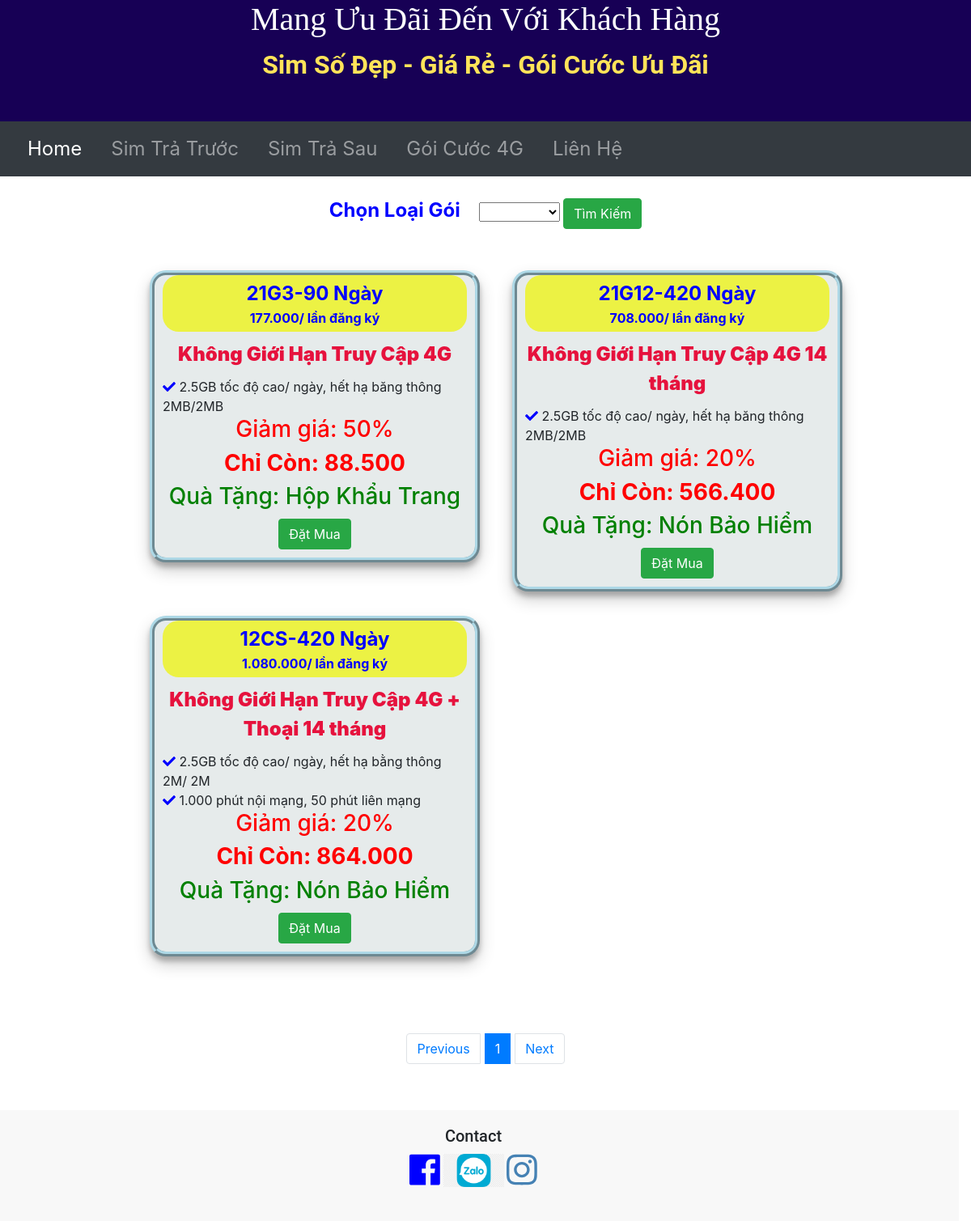
Before: /goicuoc with the older database file.
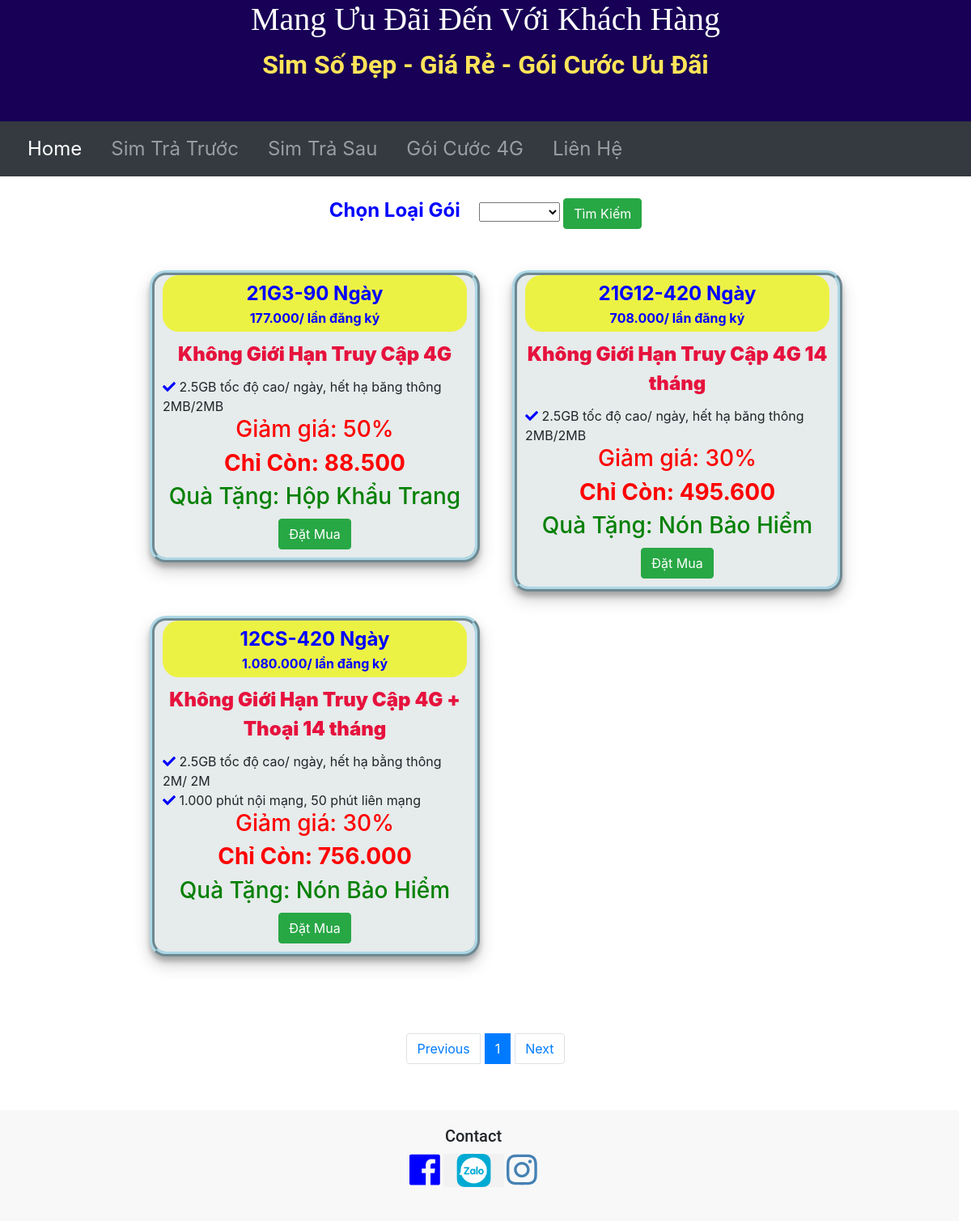
After: the same page with the newer database file.
### main.py (models this page shows)
class GoiCuoc(db.Model):
    id = db.Column(db.Integer, primary_key=True)
    tengoi = db.Column(db.String(250), nullable=False)
    gia = db.Column(db.Integer, nullable=False)
    ngaysudung = db.Column(db.Integer, nullable=False)
    giamgia = db.Column(db.Float, nullable=True)
    uudaichinh = db.Column(db.String(1000), nullable=False)
    uudaidata = db.Column(db.String(500), nullable=True)
    uudaithoai = db.Column(db.String(1000), nullable=True)
    nhom = db.Column(db.String(250), nullable=True)
    loai = db.Column(db.String(250), nullable=False)
    khuyenmai = db.Column(db.String(250), nullable=True)
    quatang = db.Column(db.String(250), nullable=True)

### main.py (the view, shortened to what this page needs)
@app.route("/goicuoc", methods=['GET', 'POST'], defaults={"page": 1})
@app.route('/tracuugoi/<int:page>',methods=["GET","POST"])
def goicuoc(page):
    page = page
    pages = 6
    all_goi = GoiCuoc.query.filter_by(khuyenmai="sales").paginate(page, pages, error_out=False)
    loaigoi = request.args.get('loaigoi')
    if loaigoi != "" and loaigoi !=None:
        print("aaa")
        all_goi = GoiCuoc.query.filter_by(loai=loaigoi).paginate(page, pages, error_out=False)
        return render_template('goicuoc.html', all_goi=all_goi, loaigoi=loaigoi)
    return render_template('goicuoc.html', all_goi=all_goi)

### templates/goicuoc.html (shortened to what this page needs)
<html lang="en">
{% include "header.html" %}
<head>
     <link href="{{ url_for('static', filename='css/styles1.css')}}" rel="stylesheet">
  <link rel="stylesheet" href="https://cdn.jsdelivr.net/npm/bootstrap@4.6.0/dist/css/bootstrap.min.css">
</head>
<body>
<div class="container ">
 <form class="timgoi" action="{{ url_for('goicuoc') }}" method="post">
      <div class="col-lg-12 vung-tracuugoi">
    <label for="loaigoi" class="chongoi">Chọn Loại Gói</label>
    <select name="loaigoi" id="loaigoi">
      <option  value="{{ loaigoi }}">{{ loaigoi }}</option>
      <option value="Phổ Biến">Phổ Biến</option>
    </select>
      <button type="submit" class="btn btn-success">Tìm Kiếm</button><br>
  </div>
  </form>
    </div>
    <div class="row vungchua-goicuoc">
        {% for goi in all_goi.items %}
      <div class="goicuoc">
        <div class="title-goi">
          <span class="tengoi">{{ goi.tengoi }}-{{goi.ngaysudung}} Ngày</span><br>
          <span class="giagoi">{{ '{:,}'.format(goi.gia).replace(',', '.') }}/ lần đăng ký</span><br>
        </div>
        <div class="uudaigoi">
          <span >{{ goi.uudaichinh }}</span><br>
        </div>
        <div class="noidunggoi">
          <span><i class="fas fa-check icon-check"></i> {{ goi.uudaidata }}</span><br>
            {% if goi.uudaithoai  %}
          <span><i class="fas fa-check icon-check"></i> {{ goi.uudaithoai }}</span><br>
            {% endif %}
        </div>
          {% if goi.giamgia  %}
          <div class=""><h3 style="color:red">Giảm giá: {{ (goi.giamgia * 100)|round|int}}%</h3></div>
          <div class=""><h3 style="color:red; font-weight: bold">Chỉ Còn: {{'{:,}'.format(goi.gia - (goi.gia * goi.giamgia)|round|int).replace(',', '.') }}</h3></div>
          {% endif %}
          <div class=""><h3 style="color:green">Quà Tặng: {{ goi.quatang}}</h3></div>
        <div class="datmua">
          <a href="{{url_for('show_goicuoc', tengoi = goi.tengoi, giagoi = goi.gia, giamgia = goi.giamgia, quatang= goi.quatang) }}"> <button type="submit" name="button" class="btn btn-success btn-datmua">Đặt Mua</button></a>
        </div>
      </div>
        {% endfor %}
    </div>
<form>
    <div class="vung-paganation">
    <nav aria-label="Page navigation example">
  <ul class="pagination justify-content-center">
    {% if all_goi.has_prev %}
      <li class="page-item"><a class="page-link" href="{{ url_for('goicuoc', page=all_goi.prev_num, loaigoi=loaigoi) }}">Previous</a></li>
    {% else %}
      <li class="page-item"><a class="page-link" href="">Previous</a></li>
    {% endif %}
    {% for page in all_goi.iter_pages(left_edge=2, right_edge=1,left_current=1, right_current=1 ) %}
     {% if page %}
        {% if page==all_goi.page %}
          <li class="page-item active" ><a class="page-link" href="{{ url_for('goicuoc', page=page, loaigoi=loaigoi) }}" >{{ page }}</a></li>
        {% else %}
          <li class="page-item" ><a class="page-link" href="{{ url_for('goicuoc', page=page, loaigoi=loaigoi) }}" >{{ page }}</a></li>
        {% endif %}
      {% else %}
          <li class="page-item disabled" ><a class="page-link" href="" >...</a></li>
    {% endif %}
     {% endfor %}
    {% if all_goi.has_next %}
      <li class="page-item"><a class="page-link" href="{{ url_for('goicuoc', page=all_goi.next_num, loaigoi=loaigoi) }}">Next</a></li>
    {% else %}
      <li class="page-item"><a class="page-link" href="">Next</a></li>
    {% endif %}
  </ul>
</nav>
        </div>
    </form>
  </body>
</html>
{% include "footer.html" %}

### templates/header.html (shortened to what this page needs)
<!DOCTYPE html>
<html lang="en" dir="ltr">
<head>
  <link href="{{ url_for('static', filename='css/styles.css')}}" rel="stylesheet">
  <link rel="stylesheet" href="https://cdn.jsdelivr.net/npm/bootstrap@4.6.0/dist/css/bootstrap.min.css">
</head>
<body>
  <div class="title">
    <h1>Mang Ưu Đãi Đến Với Khách Hàng</h1>
    <p class="noidung">Sim Số Đẹp - Giá Rẻ - Gói Cước Ưu Đãi</p>
  </div>
<div class="container-fluid px-0">
  <nav class="navbar navbar-expand-sm navbar-dark bg-dark">
    <div class="collapse navbar-collapse" id="navbarText">
      <ul class="navbar-nav">
        <li class="nav-item active">
          <a class="nav-link" href="{{ url_for('home') }}">Home <span class="sr-only">(current)</span></a>
        </li>
        <li class="nav-item">
          <a class="nav-link" href="{{ url_for('tratruoc', index=1) }}">Sim Trả Trước</a>
        </li>
        <li class="nav-item">
          <a class="nav-link" href="{{ url_for('trasau', index=1) }}">Sim Trả Sau</a>
        </li>
        <li class="nav-item">
          <a class="nav-link" href="{{ url_for('goicuoc', index=1) }}">Gói Cước 4G</a>
        </li>
        <li class="nav-item">
          <a class="nav-link" href="#footer" target="">Liên Hệ</a>
        </li>
      </ul>
    </div>
  </nav>
    </div>
</body>
</html>

### templates/footer.html (shortened to what this page needs)
<!DOCTYPE html>
<html lang="en" dir="ltr">
<head>
  <link href="{{ url_for('static', filename='css/styles.css')}}" rel="stylesheet">
  <link rel="stylesheet" href="https://cdn.jsdelivr.net/npm/bootstrap@4.6.0/dist/css/bootstrap.min.css">
</head>
<body>
<br>
<div class="row footer" id="footer">
  <div class="col-lg-12">
  <h5>Contact</h5>
    <a href="https://www.facebook.com/profile.php?id=100069628273752"> <i class="fab fa-facebook fa-3x " id="icon-fb"></i></a>
    <a href="{{ url_for('contact') }}"><img src="{{ url_for('static', filename='zalopng.png') }}" id="icon-zalo"></a>
    <a href="https://www.instagram.com/cuongpython2021/"> <i class="fab fa-instagram fa-3x" id="icon-mail"></i></a>
    </div>
</div>
</body>
</html>

### static/css/styles.css (style rules this page uses)
body { font-size: 16px; font-family: 'Merriweather', serif; position: relative; padding-left: 0px; }
.title { background-color: #170055; padding-bottom: 30px; text-align: center; font-family: 'Roboto', sans-serif; }
h1 { color: #fff; font-family: 'Merriweather', serif; }
.noidung { color: #FFE459; font-weight: bolder; font-size: 2rem; }
.page-item { margin: 5px 3px 5px 3px; }
.row { margin: auto; width: 100% ; }
#navbarText { font-size: 1.5rem; }
.nav-link { margin: 0px 10px; color: #353535; }
.navbar { background-color: #ffca44; }
.footer { background-color: #F8F8F8; text-align: center; font-size: 0.9rem; margin-top: 1%; height: auto; font-family: 'Roboto', sans-serif; padding: 20px 20px; }
.pagination { margin-top: 20px; }
.container { position: relative; text-align: center; margin-top: 2%; }
h3 { font-size: 3rem; line-height: 2; }
p { color: grey; }
#icon-mail { color: #4682B4; }
#icon-zalo { width: 75px; margin-bottom: 22px; }
#icon-fb { color: blue; }
.tengoi { color: blue; font-size: 1.5rem; font-weight:bolder; }
.icon-check { color: blue; }
.giagoi { color: blue; font-size: 1rem; font-weight:bold; }
.uudaigoi { font-size: 1.5rem; font-style: bold; font-weight: 900; padding: 10px 0 10px 0; color: #E6123D; }
.noidunggoi { text-align: left; }
.title-goi { background-color: #ECF244; border-radius: 20px; padding: 5px; }

### static/css/styles1.css (style rules this page uses)
.goicuoc { float: left; width: 25%; height: 10%; padding: 0 10px; text-align: center; margin: 20px; border: ridge lightblue; border-width: 6px; border-radius: 20px; box-shadow: 0 10px 20px rgba(0,0,0,0.19), 0 6px 6px rgba(0,0,0,0.23); background-color: #E6EBEB; }
@media screen and (max-width: 1200px) { .goicuoc { width: 40%; display: block; margin-bottom: 10px; } }
.vungchua-goicuoc:after { content: ""; display: table; clear: both; }
.tengoi { color: blue; font-size: 1.5rem; font-weight:bolder; }
.giagoi { color: blue; font-size: 1rem; font-weight:bold; }
.noidunggoi { text-align: left; }
.title-goi { background-color: #ECF244; border-radius: 20px; padding: 5px; }
.uudaigoi { font-size: 1.5rem; font-style: bold; font-weight: 900; padding: 10px 0 10px 0; color: #E6123D; }
.icon-check { color: blue; }
.datmua { margin-top: 10px; }
.vungchua-goicuoc { display: flex; position: relative; padding-left: 15%; padding-top: 1%; }
.vung-paganation { padding-top: 5%; }
.timgoi { color: blue; font-weight: bolder; font-size: 1rem; }
.chongoi { padding-right: 20px; font-size: 1.5rem; }
.btn-datmua { margin-bottom: 10px; }

Changed rows visible on the page:
changed GoiCuoc "Không Giới Hạn Truy Cập 4G 14 tháng": (goi.giamgia*100)|round|int "20" → "30"; gia+giamgia "566.400" → "495.600"
changed GoiCuoc "12CS": (goi.giamgia*100)|round|int "20" → "30"; gia+giamgia "864.000" → "756.000"
